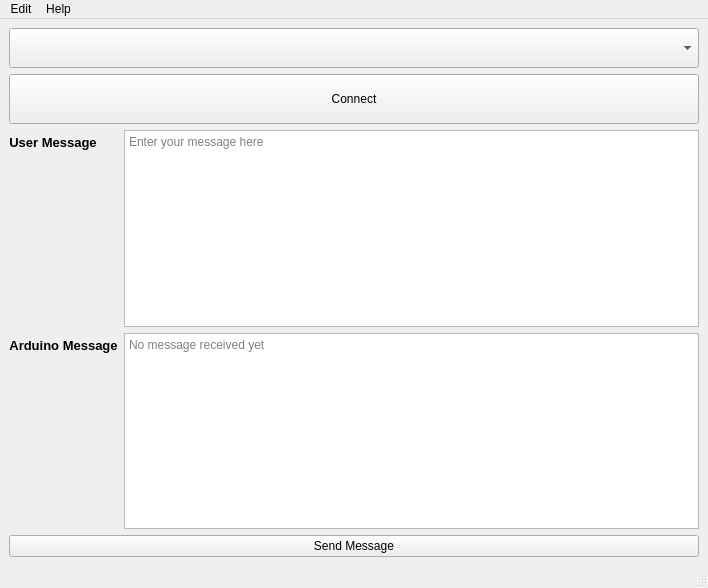
<?xml version="1.0" encoding="UTF-8"?>
<ui version="4.0">
 <class>MainWindow</class>
 <widget class="QMainWindow" name="MainWindow">
  <property name="geometry">
   <rect>
    <x>0</x>
    <y>0</y>
    <width>708</width>
    <height>588</height>
   </rect>
  </property>
  <property name="windowTitle">
   <string>MainWindow</string>
  </property>
  <widget class="QWidget" name="centralwidget">
   <layout class="QVBoxLayout" name="verticalLayout">
    <item>
     <widget class="QComboBox" name="combo_boardOptions">
      <property name="sizePolicy">
       <sizepolicy hsizetype="Minimum" vsizetype="Fixed">
        <horstretch>0</horstretch>
        <verstretch>0</verstretch>
       </sizepolicy>
      </property>
      <property name="minimumSize">
       <size>
        <width>0</width>
        <height>40</height>
       </size>
      </property>
      <property name="maximumSize">
       <size>
        <width>16777215</width>
        <height>16777215</height>
       </size>
      </property>
     </widget>
    </item>
    <item>
     <widget class="QPushButton" name="btn_connect">
      <property name="sizePolicy">
       <sizepolicy hsizetype="Minimum" vsizetype="Maximum">
        <horstretch>0</horstretch>
        <verstretch>0</verstretch>
       </sizepolicy>
      </property>
      <property name="minimumSize">
       <size>
        <width>300</width>
        <height>50</height>
       </size>
      </property>
      <property name="text">
       <string>Connect</string>
      </property>
     </widget>
    </item>
    <item>
     <layout class="QFormLayout" name="formLayout">
      <item row="0" column="0">
       <widget class="QLabel" name="label">
        <property name="text">
         <string>&lt;html&gt;&lt;head/&gt;&lt;body&gt;&lt;p&gt;&lt;span style=&quot; font-size:10pt; font-weight:600;&quot;&gt;User Message&lt;/span&gt;&lt;/p&gt;&lt;/body&gt;&lt;/html&gt;</string>
        </property>
        <property name="alignment">
         <set>Qt::AlignCenter</set>
        </property>
       </widget>
      </item>
      <item row="0" column="1">
       <widget class="QTextEdit" name="text_userMessage">
        <property name="placeholderText">
         <string>Enter your message here</string>
        </property>
       </widget>
      </item>
      <item row="1" column="0">
       <widget class="QLabel" name="label_2">
        <property name="text">
         <string>&lt;html&gt;&lt;head/&gt;&lt;body&gt;&lt;p&gt;&lt;span style=&quot; font-size:10pt; font-weight:600;&quot;&gt;Arduino Message&lt;/span&gt;&lt;/p&gt;&lt;/body&gt;&lt;/html&gt;</string>
        </property>
        <property name="alignment">
         <set>Qt::AlignCenter</set>
        </property>
       </widget>
      </item>
      <item row="1" column="1">
       <widget class="QTextEdit" name="text_arduinoMessage">
        <property name="readOnly">
         <bool>true</bool>
        </property>
        <property name="placeholderText">
         <string>No message received yet</string>
        </property>
       </widget>
      </item>
     </layout>
    </item>
    <item>
     <widget class="QPushButton" name="btn_send">
      <property name="text">
       <string>Send Message</string>
      </property>
     </widget>
    </item>
   </layout>
  </widget>
  <widget class="QMenuBar" name="menubar">
   <property name="geometry">
    <rect>
     <x>0</x>
     <y>0</y>
     <width>708</width>
     <height>21</height>
    </rect>
   </property>
   <widget class="QMenu" name="menuHelp">
    <property name="title">
     <string>Help</string>
    </property>
    <addaction name="action_settings"/>
   </widget>
   <widget class="QMenu" name="menuEdit">
    <property name="title">
     <string>Edit</string>
    </property>
   </widget>
   <addaction name="menuEdit"/>
   <addaction name="menuHelp"/>
  </widget>
  <widget class="QStatusBar" name="statusbar"/>
  <action name="action_settings">
   <property name="text">
    <string>Settings</string>
   </property>
   <property name="shortcut">
    <string>Shift+S</string>
   </property>
  </action>
 </widget>
 <resources/>
 <connections/>
</ui>
